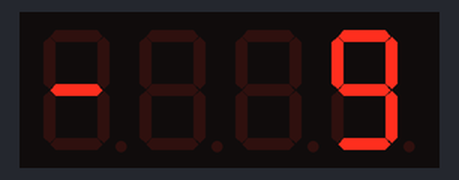
Bench run of a sketch on a simulated Arduino Uno, built with avr-gcc and run on an emulated ATmega328P. Parts: 4-digit seven-segment display.

Above: at 0.1 s.
At 10.0 s:
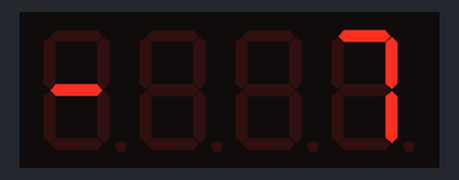
At 23.6 s:
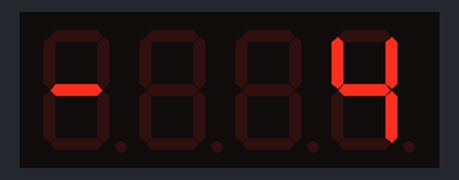
At 61.7 s:
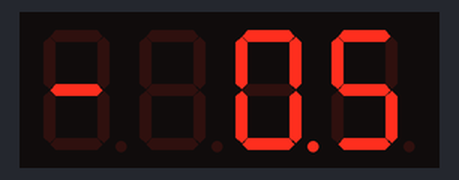
At 94.1 s:
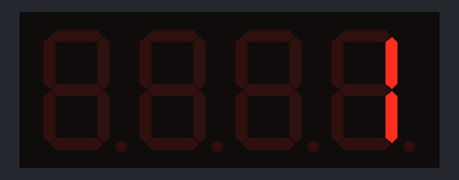
At 122.6 s:
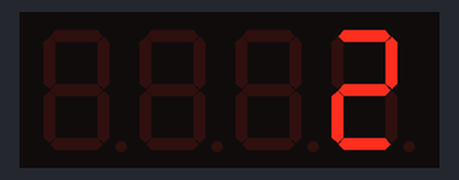

The sketch:

4D7S_Display.ino
```cpp
#include <SevSeg.h>

SevSeg sevseg; // 声明SevSeg
bool prime[21] = {0, 0, 1, 1, 0, 1, 0, 1, 0, 0, 0, 1, 0, 1, 0, 0, 0, 1, 0, 1, 0};

// 刷新的同时起到延时的作用，32000为经验常量
inline void refresh() {
    for (int j = 0; j < 32000; j ++)
        sevseg.refreshDisplay();
}

/* 使用时请直接复制我们 */
void setup() {
    byte numDigits = 4; // 4位
    byte digitPins[] = {13, 12, 11, 10}; // 4位码
    byte segmentPins[] = {2, 3, 4, 5, 6, 7, 8, 9}; // 7段码
    bool resistorsOnSegments = false;
    byte hardwareConfig = COMMON_ANODE;
    bool updateWithDelays = false;
    bool leadingZeros = false;
    bool disableDecPoint = false;

    sevseg.begin(hardwareConfig, numDigits, digitPins, segmentPins, resistorsOnSegments,
                 updateWithDelays, leadingZeros, disableDecPoint);

    sevseg.setBrightness(100); // 设置初始亮度
}

void loop() {
    for (int i = -9; i < 0; ++ i) { // -9 ~ -1
        sevseg.setNumber(i);
        refresh();
    }
    for (float i = -0.9; i < 0; i += 0.1) { // -0.9 ~ -0.1
        sevseg.setNumberF(i, 1);
        refresh();
    }
    for (int i = 0; i <= 20; ++ i) { // 0 ~ 20， 质数闪烁3次
        int loops = (prime[i] ? 3 : 1);

        for (int k = 0; k < loops; ++ k) {
            sevseg.setNumber(i);
            refresh();
            sevseg.blank();
            refresh(); // 每执行一次任意操作后，都请使用refresh()
        }
    }
}
```

Measured:
- what the display in image 1 shows lasts 4.7 s, from 9.9 s to 14.6 s
- what the display in image 2 shows lasts 5.0 s, from 23.5 s to 28.5 s
